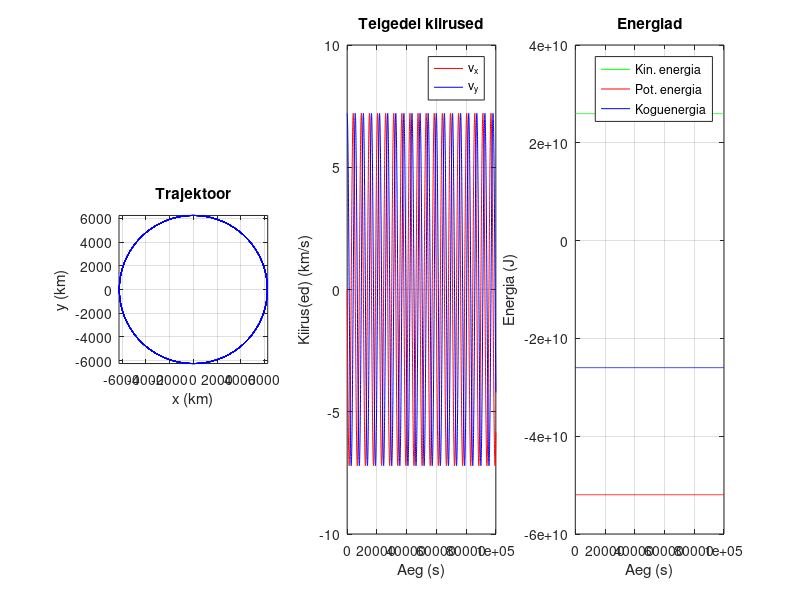

Source code (MATLAB):

global gm
m_venus = 4.867e+24; %veenuse mass(kg)
m_obj = 1000; %keha mass(kg)
r_venus = 6052; %veenuse raadius (km)
G = 6.67408e-11; %gravitatsiooni konstant(m^3*kg^-1*s^-2)
gm = G * m_venus * 1.e-9; %GM aga km^3/s^2

t0 = 0;
y0 = [r_venus + 200; 0; 0; sqrt(gm / (r_venus + 200))]; % [x, y, vx, vy]
tspan = [t0, 100000]; % mitu korda teeb

%funktsioon tuletisteks
function dy = func(t, y)
    global gm
    dy = zeros(4,1);
    dy(1) = y(3); % x' = vx
    dy(2) = y(4); % y' = vy
    dy(3) = -gm * y(1) / (sqrt(y(1)^2 + y(2)^2)^3); % vx' = ax
    dy(4) = -gm * y(2) / (sqrt(y(1)^2 + y(2)^2)^3); % vy' = ay
end

%tihedamad tolerantsid, muidu hakkab orbiidist kaugele vajuma kui 1*VI
options = odeset('RelTol',1e-7,'AbsTol',1e-7); 
[t, y] = ode45(@func, tspan, y0, options); %ode45, rkf45 aga matlabis

%tulemuste kätte saamine
x = y(:,1);
y_coord = y(:,2);
vx = y(:,3);
vy = y(:,4);

%energiate kalkulatsioonid
ekin = 0.5 * m_obj * (sqrt(vx.^2 + vy.^2)).^2 * 1.e6;
epot = -G * m_obj * m_venus * 1.e-3 ./ sqrt(x.^2 + y_coord.^2);
etot = ekin + epot;

%graafikud (identne sellega mis fortrani visualiseerib)
figure('Position', [100 100 1200 300]);

subplot(1,3,1);
plot(x, y_coord, 'b'); grid on; axis equal;
xlabel('x (km)'); ylabel('y (km)'); title('Trajektoor');

subplot(1,3,2);
plot(t, vx, 'r', t, vy, 'b'); grid on;
xlabel('Aeg (s)'); ylabel('Kiirus(ed) (km/s)');
title('Telgedel kiirused'); legend('v_x', 'v_y');

subplot(1,3,3);
plot(t, ekin, 'g', t, epot, 'r', t, etot, 'b'); grid on;
xlabel('Aeg (s)'); ylabel('Energia (J)');
title('Energiad'); legend('Kin. energia', 'Pot. energia', 'Koguenergia');
